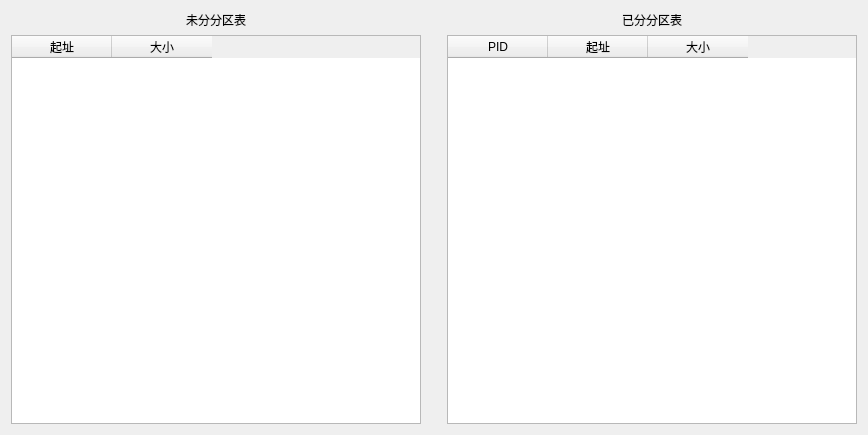
<?xml version="1.0" encoding="UTF-8"?>
<ui version="4.0">
 <class>RAMWidget</class>
 <widget class="QWidget" name="RAMWidget">
  <property name="geometry">
   <rect>
    <x>0</x>
    <y>0</y>
    <width>868</width>
    <height>435</height>
   </rect>
  </property>
  <property name="windowTitle">
   <string>RAM</string>
  </property>
  <layout class="QGridLayout" name="gridLayout">
   <item row="0" column="0">
    <layout class="QVBoxLayout" name="verticalLayout">
     <item alignment="Qt::AlignHCenter">
      <widget class="QLabel" name="unallocatedlabel">
       <property name="text">
        <string>未分分区表</string>
       </property>
      </widget>
     </item>
     <item>
      <widget class="QTableWidget" name="unallocatedTableWidget">
       <property name="editTriggers">
        <set>QAbstractItemView::NoEditTriggers</set>
       </property>
       <column>
        <property name="text">
         <string>起址</string>
        </property>
       </column>
       <column>
        <property name="text">
         <string>大小</string>
        </property>
       </column>
      </widget>
     </item>
    </layout>
   </item>
   <item row="0" column="1">
    <spacer name="horizontalSpacer">
     <property name="orientation">
      <enum>Qt::Horizontal</enum>
     </property>
     <property name="sizeType">
      <enum>QSizePolicy::Fixed</enum>
     </property>
     <property name="sizeHint" stdset="0">
      <size>
       <width>20</width>
       <height>20</height>
      </size>
     </property>
    </spacer>
   </item>
   <item row="0" column="2">
    <layout class="QVBoxLayout" name="verticalLayout_2">
     <item alignment="Qt::AlignHCenter">
      <widget class="QLabel" name="allocatedlabel">
       <property name="text">
        <string>已分分区表</string>
       </property>
      </widget>
     </item>
     <item>
      <widget class="QTableWidget" name="allocatedTableWidget">
       <property name="editTriggers">
        <set>QAbstractItemView::NoEditTriggers</set>
       </property>
       <column>
        <property name="text">
         <string>PID</string>
        </property>
       </column>
       <column>
        <property name="text">
         <string>起址</string>
        </property>
       </column>
       <column>
        <property name="text">
         <string>大小</string>
        </property>
       </column>
      </widget>
     </item>
    </layout>
   </item>
  </layout>
 </widget>
 <resources/>
 <connections/>
</ui>
